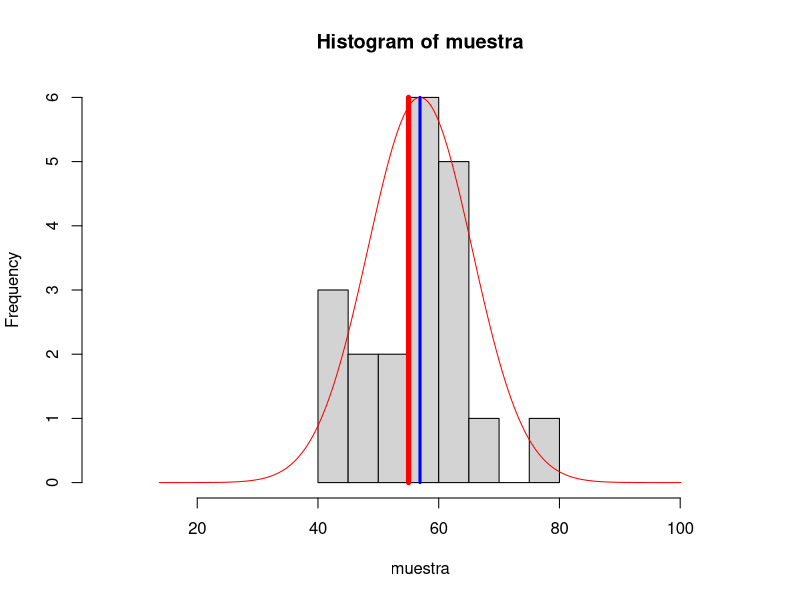

Reproduce this figure in R.
muestra <- round(rnorm(20, mean=55, sd=12))

mx = round(mean(muestra),2)
sd1 = round(sd(muestra),2)

x = seq(mx-5*sd1, mx + 5*sd1, .1)

h = hist(muestra, xlim=c(mx-6*sd1, mx + 6*sd1))

print(c(mx,sd1))

y = dnorm(x, mean=mx, sd=sd1)
y = y*max(h$count)/max(y)
points(x,y, type='l', col='red')
points(c(55, 55),c(0, max(y)), type='l', col='red', lwd=5)
points(c(mx, mx),c(0, max(y)), type='l', col='blue', lwd=3)
